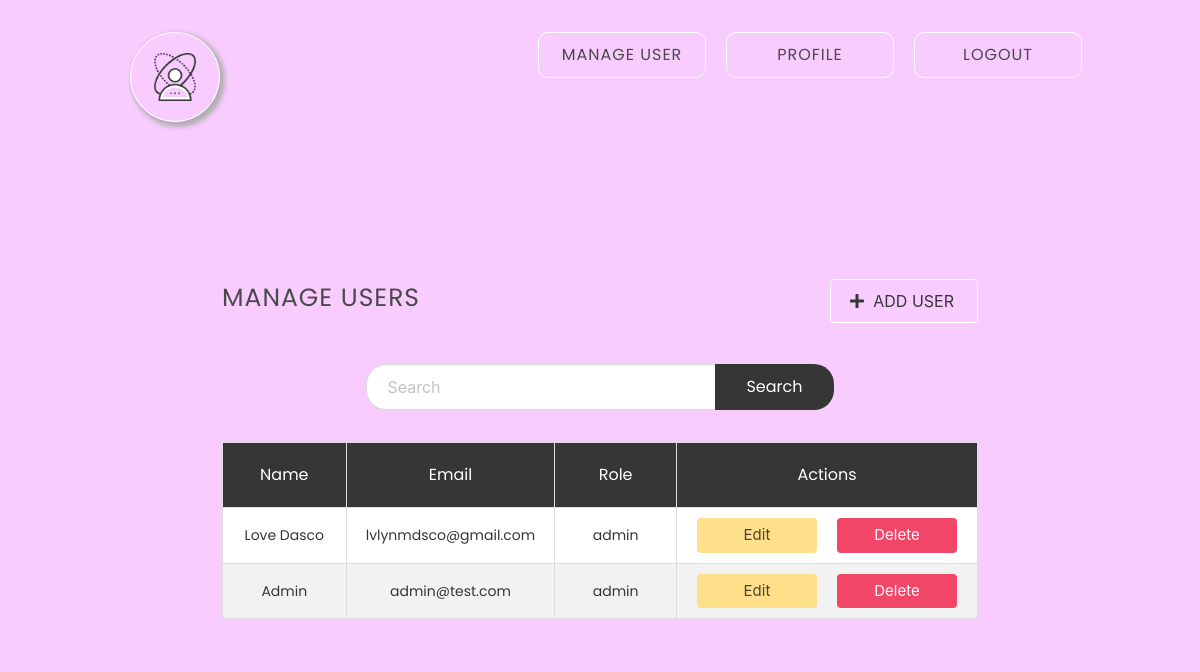
Page /manage-users (signed in) on the earlier database version.
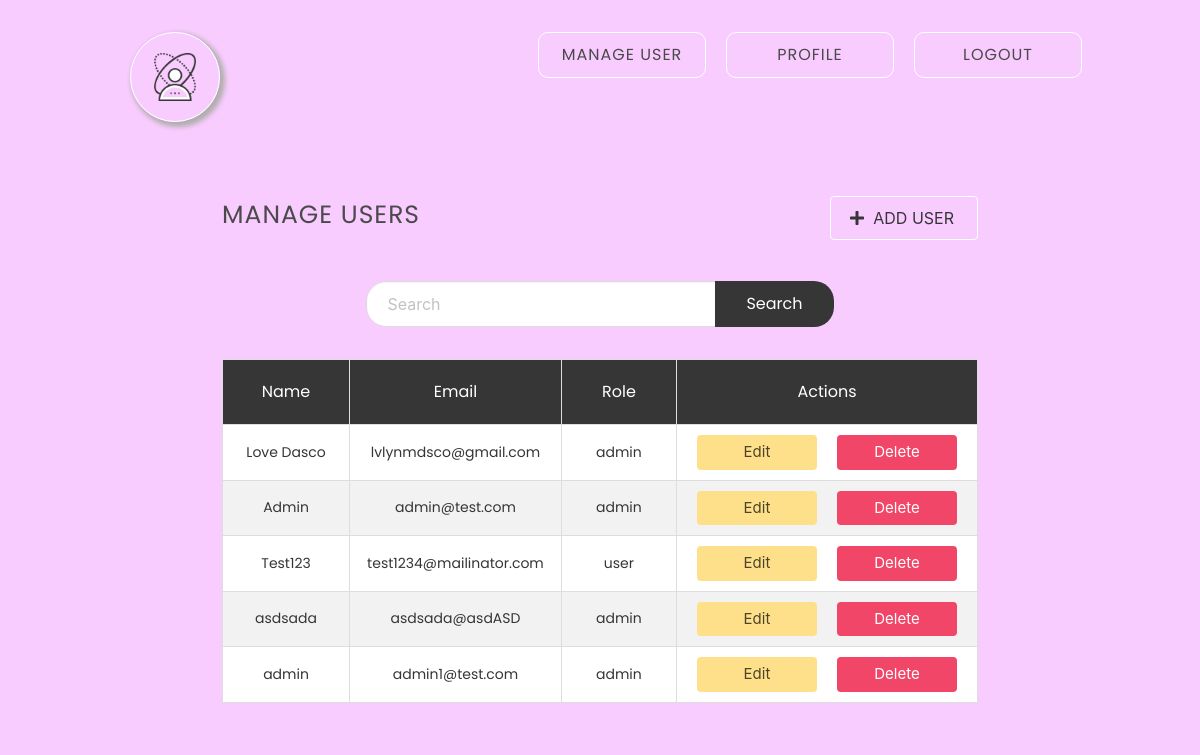
Same page on the later database version.
### models.py (models this page shows)
class User(UserMixin, db.Model):
    id = db.Column(db.Integer, primary_key=True) # primary keys are required by SQLAlchemy
    email = db.Column(db.String(100), unique=True)
    password = db.Column(db.String(100))
    name = db.Column(db.String(1000))
    role = db.Column(db.String(1000))

### main.py (the view)
@main.route('/manage-users', methods=['GET']) # manage user page that return 'manage-user'
@login_required
def manage_user():
    if current_user.role == "admin":
        search = request.args.get('search') if(request.args.get('search')!= None) else ''
        if search:
            users = User.query.filter(and_(User.id != current_user.id, (or_(User.name.like(f"%{search}%") , User.email.like(f"%{search}%"), User.role.like(f"%{search}%"))))).all()
        else:
            users = User.query.filter(User.id != current_user.id).all()
        return render_template('manage-users.html',users=users,search=search)
    else:
        abort(404, 'Page not found')

### templates/manage-users.html (shortened to what this page needs)
{% extends "base.html" %} {% block content %}
<div class="columns is-centered">
    <div class="column is-10">
        <div class="table-wrapper">
            <div class="table-header">
                <div class="table-title">
                    <h2>Manage Users</h2>
                </div>
                <div class="table-add-user">
                    <button class="button" onclick="document.querySelector('#modal-add').classList.add('is-active')">
                        <span class="icon is-small">
                            <i class="fas fa-plus"></i>
                        </span>
                        Add User
                    </button>
                </div>
            </div>
            <div class="table-search">
                <div class="field has-addons">
                    <div class="control">
                        <input class="input" id="search" type="text" placeholder="Search" value="{{search}}">
                    </div>
                    <div class="control">
                        <a class="button is-info"
                            onclick="window.location.search = '?search='+document.querySelector('#search').value">
                            Search
                        </a>
                    </div>
                </div>
            </div>
            <table class="table table-fullwidth table-striped">
                <thead>
                    <th>Name</th>
                    <th>Email</th>
                    <th>Role</th>
                    <th>Actions</th>
                </thead>
                <tbody>
                    {% if users %}
                    {% for user in users %}
                    <tr>
                        <td>{{ user.name }}</td>
                        <td>{{ user.email }}</td>
                        <td>{{ user.role }}</td>
                        <td>
                            <div class="action-btns">
                                <div class="action-btn-wrapper">
                                    <button class="button is-warning addBtn js-modal-trigger"
                                        onclick="edit({{user.id}})">
                                        Edit
                                    </button>
                                </div>
                                <div class="action-btn-wrapper">
                                    <button class="button is-danger deleteBtn"
                                        onclick="del({{user.id}})">Delete</button>
                                </div>
                            </div>
                        </td>
                    </tr>
                    {% endfor %}
                    {% else %}
                    <tr>
                        <td colspan="4">No record found.</td>
                    </tr>
                    {% endif %}
                </tbody>
            </table>
        </div>
    </div>
</div>
{% endblock %}

Differences in the rows shown:
added User: name "Test123", email "test1234@mailinator.com", role "user"
added User: name "asdsada", email "asdsada@asdASD", role "admin"
added User: name "admin", email "admin1@test.com", role "admin"
